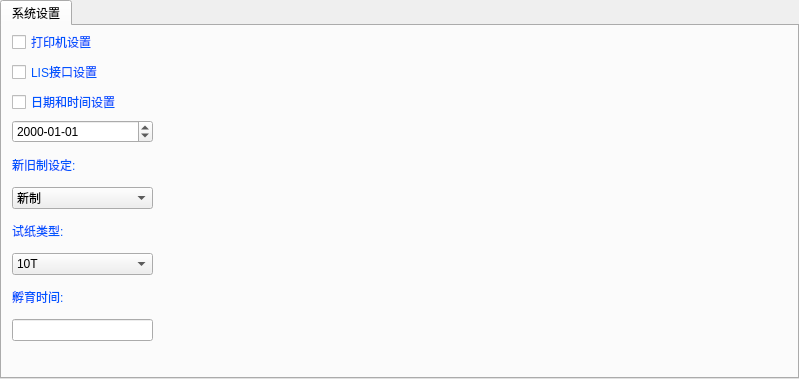
<?xml version="1.0" encoding="UTF-8"?>
<ui version="4.0">
 <class>SystemDialog</class>
 <widget class="QTabWidget" name="SystemDialog">
  <property name="geometry">
   <rect>
    <x>0</x>
    <y>0</y>
    <width>799</width>
    <height>379</height>
   </rect>
  </property>
  <property name="windowTitle">
   <string>TabWidget</string>
  </property>
  <property name="currentIndex">
   <number>0</number>
  </property>
  <widget class="QWidget" name="tab">
   <attribute name="title">
    <string>系统设置</string>
   </attribute>
   <widget class="QWidget" name="layoutWidget">
    <property name="geometry">
     <rect>
      <x>10</x>
      <y>4</y>
      <width>141</width>
      <height>311</height>
     </rect>
    </property>
    <layout class="QVBoxLayout" name="verticalLayout">
     <item>
      <widget class="QCheckBox" name="ck_print">
       <property name="styleSheet">
        <string notr="true">color: rgb(0, 85, 255);
font: 11pt &quot;Vemana2000&quot;;</string>
       </property>
       <property name="text">
        <string>打印机设置</string>
       </property>
      </widget>
     </item>
     <item>
      <widget class="QCheckBox" name="ck_LISConfig">
       <property name="styleSheet">
        <string notr="true">color: rgb(0, 85, 255);
font: 11pt &quot;Vemana2000&quot;;</string>
       </property>
       <property name="text">
        <string>LIS接口设置</string>
       </property>
      </widget>
     </item>
     <item>
      <widget class="QCheckBox" name="ck_DateTime">
       <property name="styleSheet">
        <string notr="true">color: rgb(0, 85, 255);
font: 11pt &quot;Vemana2000&quot;;</string>
       </property>
       <property name="text">
        <string>日期和时间设置</string>
       </property>
      </widget>
     </item>
     <item>
      <widget class="QDateEdit" name="dateEdit">
       <property name="displayFormat">
        <string>yyyy-MM-dd</string>
       </property>
      </widget>
     </item>
     <item>
      <widget class="QLabel" name="label_3">
       <property name="styleSheet">
        <string notr="true">color: rgb(0, 85, 255);
font: 11pt &quot;Vemana2000&quot;;</string>
       </property>
       <property name="text">
        <string>新旧制设定:</string>
       </property>
      </widget>
     </item>
     <item>
      <widget class="QComboBox" name="cbb_newoldModel">
       <item>
        <property name="text">
         <string>新制</string>
        </property>
       </item>
       <item>
        <property name="text">
         <string>旧制</string>
        </property>
       </item>
      </widget>
     </item>
     <item>
      <widget class="QLabel" name="label_2">
       <property name="styleSheet">
        <string notr="true">color: rgb(0, 85, 255);
font: 11pt &quot;Vemana2000&quot;;</string>
       </property>
       <property name="text">
        <string>试纸类型:</string>
       </property>
      </widget>
     </item>
     <item>
      <widget class="QComboBox" name="cbb_reagentModel">
       <item>
        <property name="text">
         <string>10T</string>
        </property>
       </item>
       <item>
        <property name="text">
         <string>14MA</string>
        </property>
       </item>
      </widget>
     </item>
     <item>
      <widget class="QLabel" name="label">
       <property name="styleSheet">
        <string notr="true">color: rgb(0, 85, 255);
font: 11pt &quot;Vemana2000&quot;;</string>
       </property>
       <property name="text">
        <string>孵育时间:</string>
       </property>
      </widget>
     </item>
     <item>
      <widget class="QLineEdit" name="lineEdit"/>
     </item>
    </layout>
   </widget>
  </widget>
 </widget>
 <resources/>
 <connections/>
</ui>
